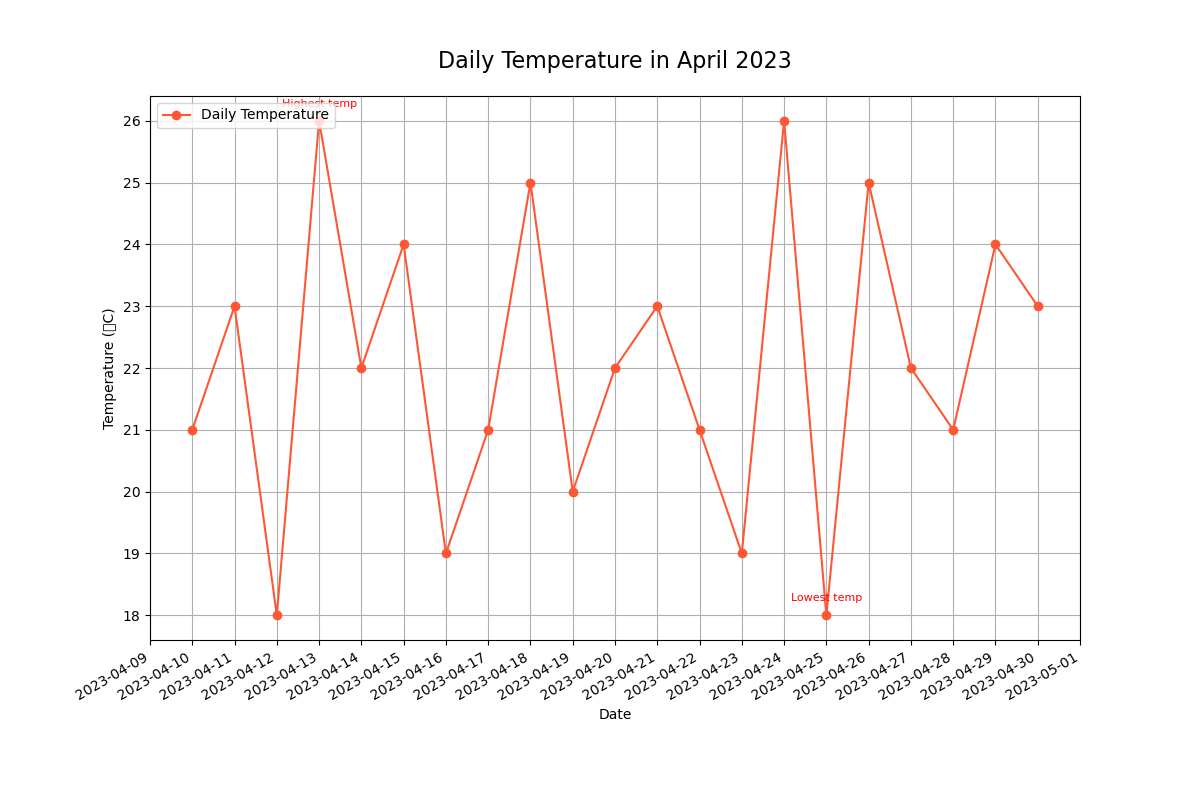

Write the Python code that produced this figure.

import matplotlib.pyplot as plt
from matplotlib.dates import DateFormatter
import matplotlib.dates as mdates
import pandas as pd

data = [
    {'Date': '2023-04-10', 'Temperature': 21},
    {'Date': '2023-04-11', 'Temperature': 23},
    {'Date': '2023-04-12', 'Temperature': 18},
    {'Date': '2023-04-13', 'Temperature': 26},
    {'Date': '2023-04-14', 'Temperature': 22},
    {'Date': '2023-04-15', 'Temperature': 24},
    {'Date': '2023-04-16', 'Temperature': 19},
    {'Date': '2023-04-17', 'Temperature': 21},
    {'Date': '2023-04-18', 'Temperature': 25},
    {'Date': '2023-04-19', 'Temperature': 20},
    {'Date': '2023-04-20', 'Temperature': 22},
    {'Date': '2023-04-21', 'Temperature': 23},
    {'Date': '2023-04-22', 'Temperature': 21},
    {'Date': '2023-04-23', 'Temperature': 19},
    {'Date': '2023-04-24', 'Temperature': 26},
    {'Date': '2023-04-25', 'Temperature': 18},
    {'Date': '2023-04-26', 'Temperature': 25},
    {'Date': '2023-04-27', 'Temperature': 22},
    {'Date': '2023-04-28', 'Temperature': 21},
    {'Date': '2023-04-29', 'Temperature': 24},
    {'Date': '2023-04-30', 'Temperature': 23}
]

df = pd.DataFrame(data)
df['Date'] = pd.to_datetime(df['Date'])
df.sort_values('Date', inplace=True)

plt.figure(figsize=(12, 8))
plt.plot(df['Date'], df['Temperature'], label='Daily Temperature', color='#FF5733', linestyle='-', marker='o')
plt.gca().xaxis.set_major_formatter(DateFormatter('%Y-%m-%d'))
plt.gca().xaxis.set_major_locator(mdates.DayLocator(interval=1))
plt.gcf().autofmt_xdate()

plt.title('Daily Temperature in April 2023', fontsize=16, pad=20)
plt.xlabel('Date')
plt.ylabel('Temperature (°C)')
plt.legend(loc='upper left')
plt.grid(True)

# Adding annotations for specific dates
annotations = {
    '2023-04-13': 'Highest temp',
    '2023-04-25': 'Lowest temp'
}
for date, label in annotations.items():
    plt.annotate(label, (pd.to_datetime(date), df[df['Date'] == pd.to_datetime(date)]['Temperature'].values[0]),
                 textcoords="offset points", xytext=(0,10), ha='center', fontsize=8, color='red')

plt.show()
